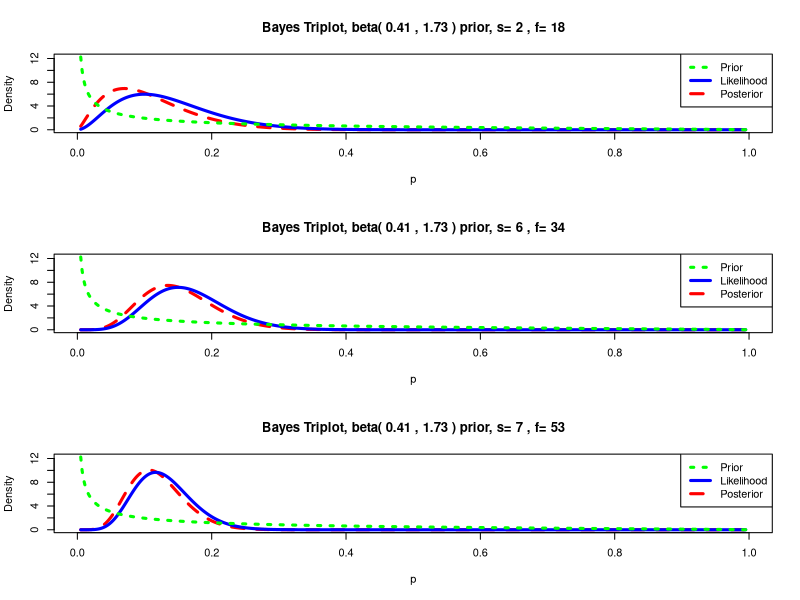
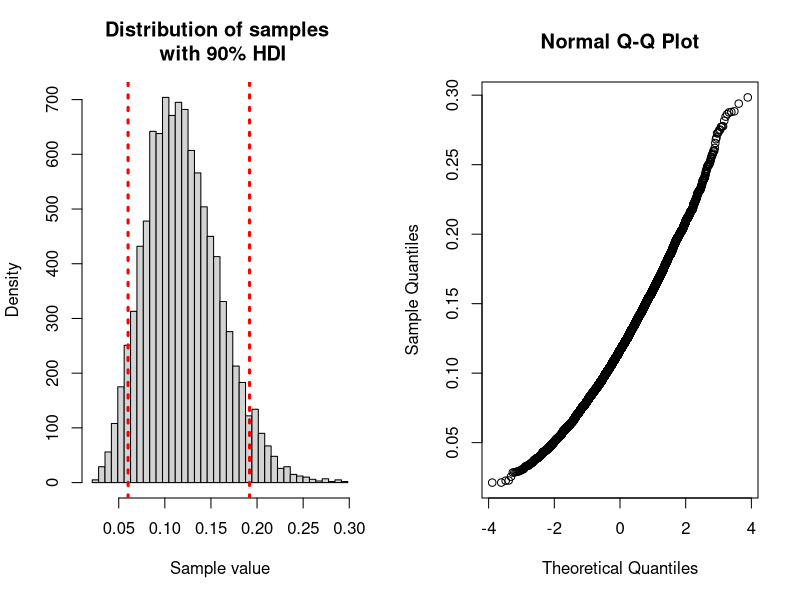
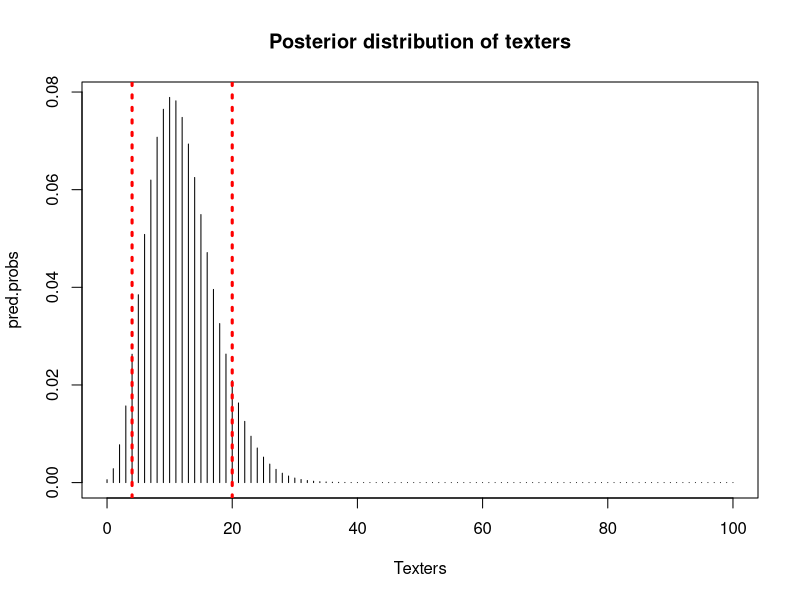
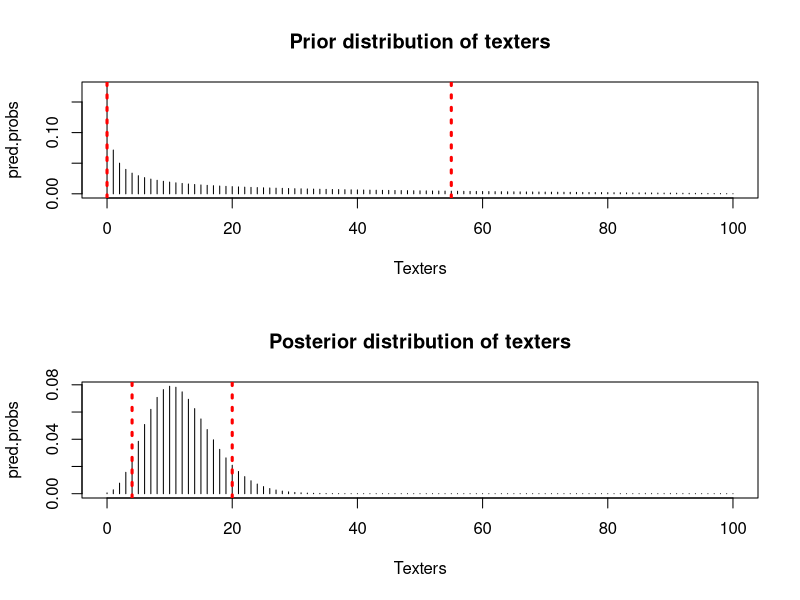

The R source for these figures, in order:
library(LearnBayes)


#~~~~~~~~~~~~~~~~~~~~~~~~
#### National Priors ####
#~~~~~~~~~~~~~~~~~~~~~~~~

# Nationally the chance that a driver is texting is:
#   > P = 0.5, at x = 0.1
#   > P = 0.75 at x = 0.3
  
## Compute the Beta prior, and report the coefficents
beta.prior <- beta.select(list(p=0.5, x=0.1), list(p=0.75, x=.3))

## View the coefficients
beta.prior



#~~~~~~~~~~~~~~~~~~~~~~~~
#### Update beliefs  ####
#~~~~~~~~~~~~~~~~~~~~~~~~

## Plot the prior, likelihood and posterior three times as you update
## your belief based on collecting more data

par(mfrow = c(3,1))

# a. 2 texting out of 20 drivers
beta.prior + c(2, 18)
triplot(beta.prior, c(2, 18))

# b. 4 texting out of 20 drivers
beta.prior + c(2 + 4, 18 + 16)
triplot(beta.prior, c(2 + 4, 18 + 16))

# c. 1 texting out of 20 drivers
beta.prior + c(2 + 4 + 1, 18 + 16 + 19)
triplot(beta.prior, c(2 + 4 + 1, 18 + 16 + 19))

par(mfrow = c(1,1))



#~~~~~~~~~~~~~~~~~~~~~~~~~~~~~~~~~~
#### Simulate final posterior  ####
#~~~~~~~~~~~~~~~~~~~~~~~~~~~~~~~~~~


# – Simulate the final posterior distribution and do the following:
#   > Plot the posterior with the 90% HDI shown

## Posterior distribution:
beta.post <- beta.prior + c(2 + 4 + 1, 18 + 16 + 19)
## Sample from distribution:
post.sample <- rbeta(10000, beta.post[1], beta.post[2])

## Plot HDI and QQ plot:
par(mfrow = c(1,2))
quants = quantile(post.sample, c(0.05, 0.95))
breaks = seq(min(post.sample), max(post.sample), length.out = 41)
hist(post.sample, breaks = breaks, 
     main = 'Distribution of samples \n with 90% HDI',
     xlab = 'Sample value',
     ylab = 'Density')
abline(v = quants[1], lty = 3, col = 'red', lwd = 3)
abline(v = quants[2], lty = 3, col = 'red', lwd = 3)
qqnorm(post.sample)
par(mfrow = c(1,1))



# > Report the upper and lower limits of the 90% HDI
quants



# > Of the next hundred drivers what are the number of texting drivers
# in the 90% HDI?

f_predicted_probs <- function(beta, n, s) {
  pred.probs <- pbetap(beta, n, s)
  
  return(pred.probs)
}

f_prob_dist <- function(n = 100, beta, title) {
  # Function plots the distribution of events over n observations.
  s <- 0:n
  pred.probs <- f_predicted_probs(beta, n, s)
  discrete.distribution <- discint(cbind(s, pred.probs), 0.90)
  
  plot(s, pred.probs, type="h", 
       main = title,
       xlab = 'Texters')
  abline(v = max(discrete.distribution$set), lty = 3, col = 'red', lwd = 3)
  abline(v = min(discrete.distribution$set), lty = 3, col = 'red', lwd = 3)
}



## Plot the posterior distribution over 100 observations
f_prob_dist(n = 100, beta = beta.post, title = "Posterior distribution of texters")



# > Are the drivers in this area better or worse that the national figures
# indicate?
par(mfrow = c(2,1))
f_prob_dist(beta = beta.prior, title = "Prior distribution of texters")
f_prob_dist(beta = beta.post, title = "Posterior distribution of texters")
par(mfrow = c(1,1))
